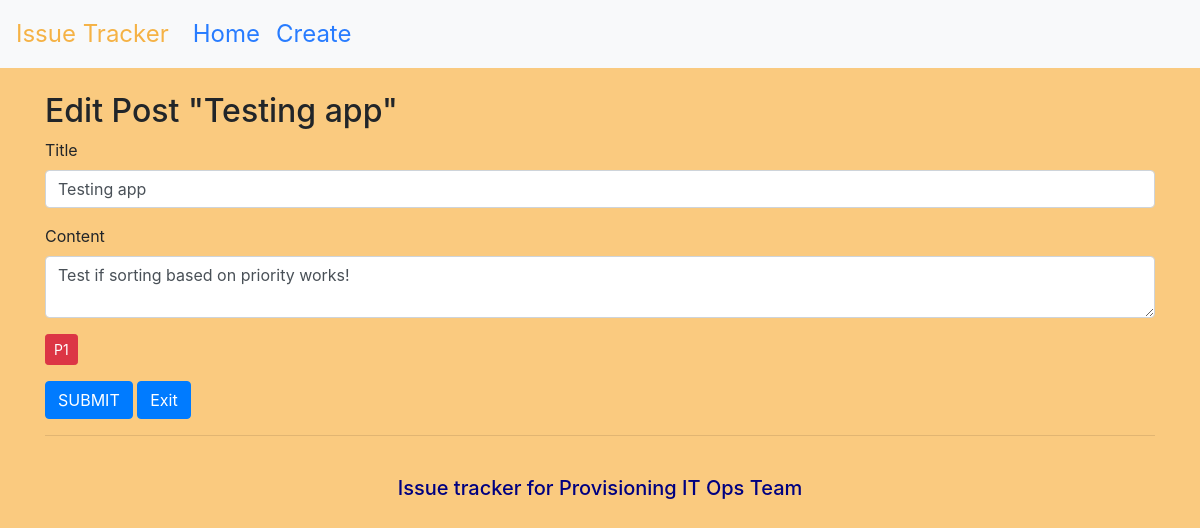
The app's page /issue-tracker/2/edit, older data.
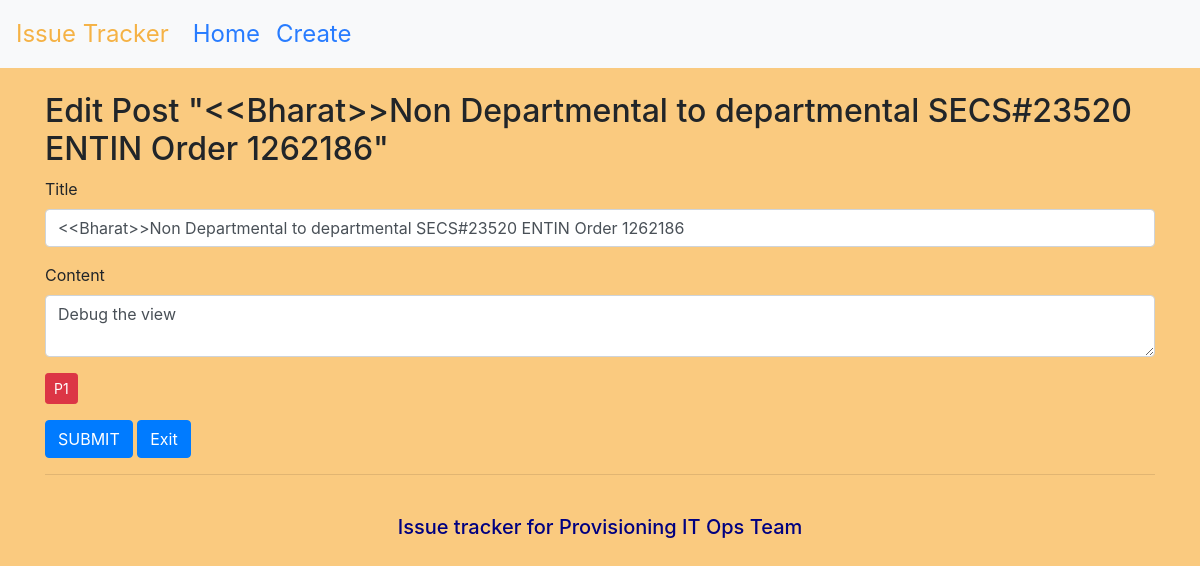
The same page, newer data.
### tables this page shows
CREATE TABLE posts (
    id integer primary key autoincrement,
    -- created timestamp DATE not null default (datetime('now','localtime')),
    created text not null,
    title text not null,
    content text not null,
    priority text not null
);

### index.py (the view, shortened to what this page needs)
@app.route('/issue-tracker/<int:id1>/edit', methods=('GET', 'POST'))
def edit(id1):
    post = get_post(id1)
    if request.form == 'exit':
        return redirect(url_for('index'))
    return render_template('edit.html', post=post)

### index.py (called while the page is built)
def database_connection():
    conn = sqlite3.connect('database.db', timeout=2)
    conn.row_factory = sqlite3.Row
    return conn

def get_post(id):
    conn = database_connection()
    post = conn.execute('select * from posts where id=?', (id,)).fetchone()
    conn.close()
    return post

### templates/edit.html
{%extends 'base.html'%}
{% block content %}
    <h2>{% block title %} Edit Post "{{post['title']}}" {% endblock %}</h2>
    <form method="POST">
        <div class="form-group">
            <label for="title">Title</label>
            <input type="text" name="title" placeholder="Edit the Title name" class="form-control" value="{{ request.form['title'] or post['title'] }}">
        </div>
        <div class="form-group">
            <label for="content">Content</label>
            <textarea name="content" placeholder="Edit the Content" class="form-control">{{ request.form['content'] or post['content'] }}</textarea>
        </div>
        <div class="form-group">
            <span class="btn btn-danger btn-sm">{{ post['priority'] }}</span>
        </div>
        <div class="form-group">
            <col>
            <button type="submit" class="btn btn-primary">SUBMIT</button>
            <col>
            <button type="submit" name="exit" class="btn btn-primary">Exit</button>
        </div>
    </form>
    <hr>
{% endblock %}

Row changes from the older to the newer data that the page shows:
changed posts: title "Testing app" → "<<Bharat>>Non Departmental to departmental SECS#23520 ENTIN Order 1262186"; content "Test if sorting based on priority works!" → "Debug the view"
